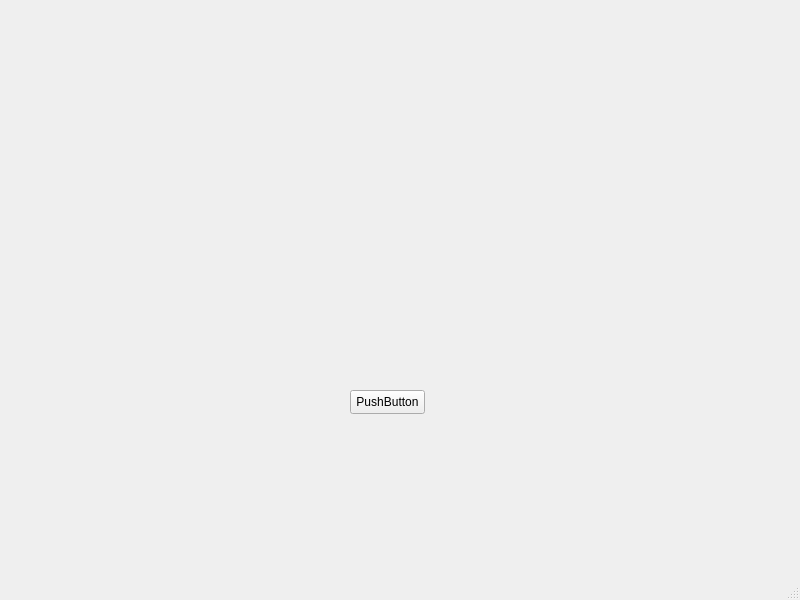
<?xml version="1.0" encoding="UTF-8"?>
<ui version="4.0">
 <class>MainWindow</class>
 <widget class="QMainWindow" name="MainWindow">
  <property name="geometry">
   <rect>
    <x>0</x>
    <y>0</y>
    <width>800</width>
    <height>600</height>
   </rect>
  </property>
  <property name="windowTitle">
   <string>MainWindow</string>
  </property>
  <widget class="QWidget" name="centralwidget">
   <widget class="QPushButton" name="pushButton">
    <property name="geometry">
     <rect>
      <x>350</x>
      <y>390</y>
      <width>75</width>
      <height>24</height>
     </rect>
    </property>
    <property name="text">
     <string>PushButton</string>
    </property>
   </widget>
  </widget>
  <widget class="QMenuBar" name="menubar">
   <property name="geometry">
    <rect>
     <x>0</x>
     <y>0</y>
     <width>800</width>
     <height>22</height>
    </rect>
   </property>
  </widget>
  <widget class="QStatusBar" name="statusbar"/>
 </widget>
 <resources/>
 <connections/>
</ui>
